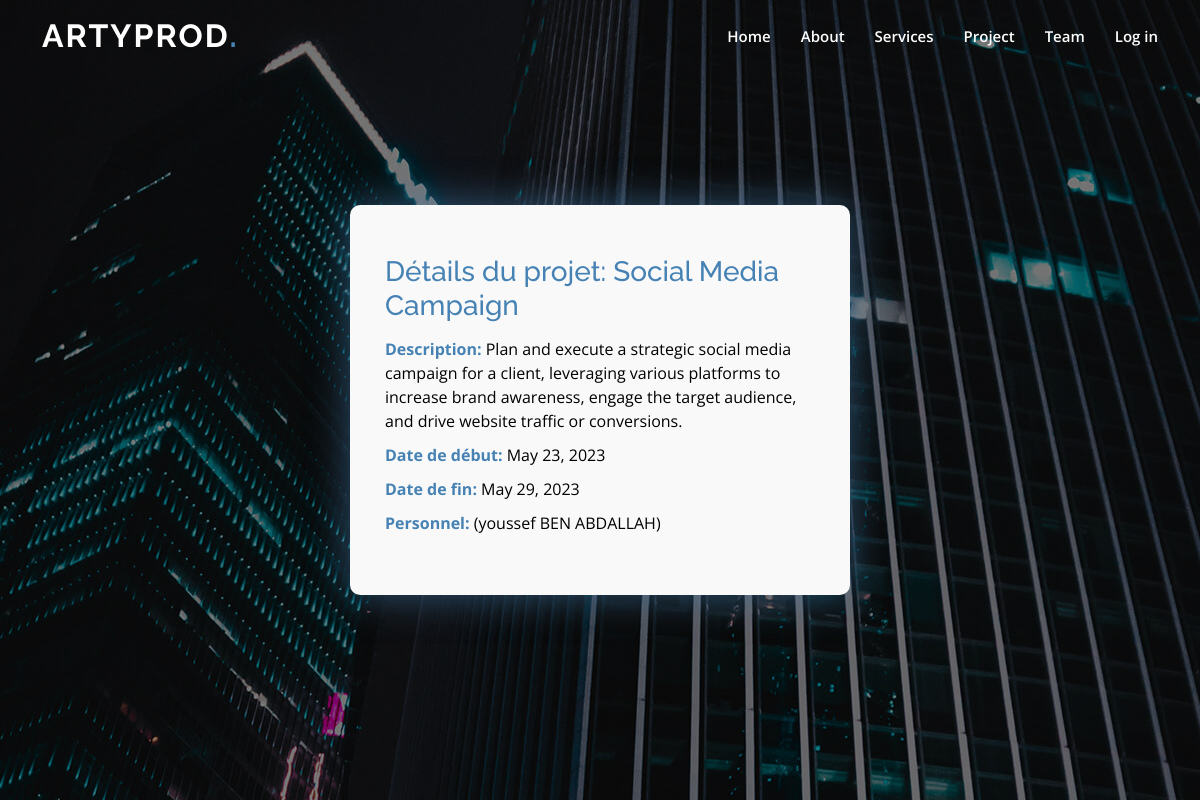
The app's page /projet/31/ with its own data.
### users/models.py (models this page shows, shortened)
class Projett(models.Model):
    libell = models.CharField(max_length=255)
    description = models.CharField(max_length=1000)
    date_debut = models.DateField(null=True, default=date.today)
    date_fin = models.DateField(null=True, blank=True)
    achevé = models.CharField(max_length=1, default='N', choices=[('N','non'),('O','oui')])
    equipe = models.ForeignKey('Equipe', on_delete=models.CASCADE)
    user_id = models.IntegerField(default=0)
    created_by_admin = models.BooleanField(default=False)

class Equipe(models.Model):
    personne = models.ManyToManyField('Personnell')
    def __str__(self):
        membres_str = ", ".join(self.personne.values_list('nom', flat=True))
        return f"({membres_str})"

### users/views.py (the view)
# urls.py: path('projet/<int:projet_id>/', views.projet_detail, name='projet_detail'),
def projet_detail(request, projet_id):
    projet = Projett.objects.get(id=projet_id)
    template = loader.get_template('agence/projet_detail.html')
    return render(request, 'agence/projet_detail.html', {'projet': projet})

### users/templates/agence/projet_detail.html (shortened to what this page needs)
{% extends 'users/base.html' %}
{% block content %}
{% load static %}
<div class="con">
  <div class="inner-con">
    <h1>Détails du projet: {{ projet.libell }}</h1>
    <p><strong>Description:</strong> {{ projet.description }}</p>
    {% if projet.date_debut %}
    <p><strong>Date de début:</strong> {{ projet.date_debut }}</p>
    {% endif %}
    {% if projet.date_fin %}
    <p><strong>Date de fin:</strong> {{ projet.date_fin }}</p>
    {% endif %}
    <p><strong>Personnel:</strong> {{ projet.equipe }}</p>
  </div>
</div>
{% endblock %}

### assets/css/style.css (style rules this page uses)
body { font-family: "Open Sans", sans-serif; color: #444444; }
h1, h2, h3, h4, h5, h6 { font-family: "Raleway", sans-serif; }

### records on screen
Projett: libell "Social Media Campaign", description "Plan and execute a strategic social media campaign for a client, leveraging various platforms to increase brand awareness, engage the target audience, and drive website traffic or conversions.", date_debut "May 23, 2023", date_fin "May 29, 2023", equipe "(youssef BEN ABDALLAH)"
